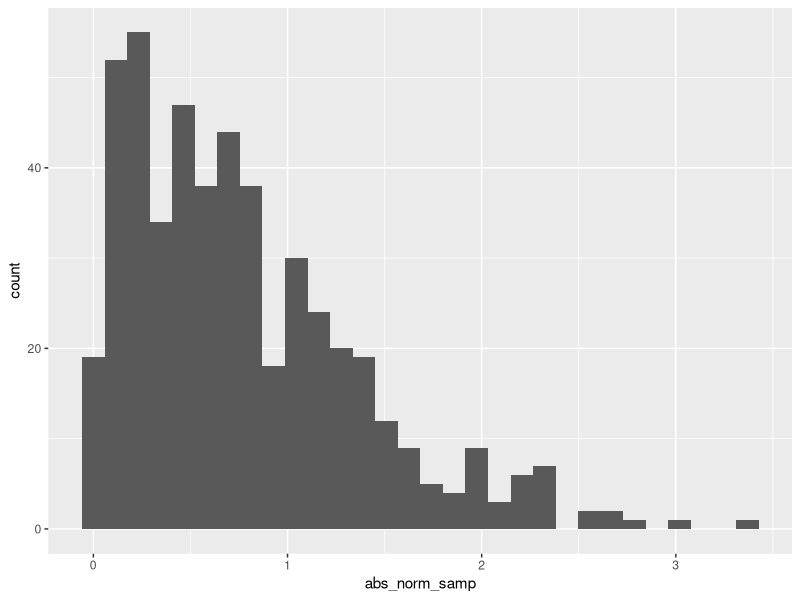
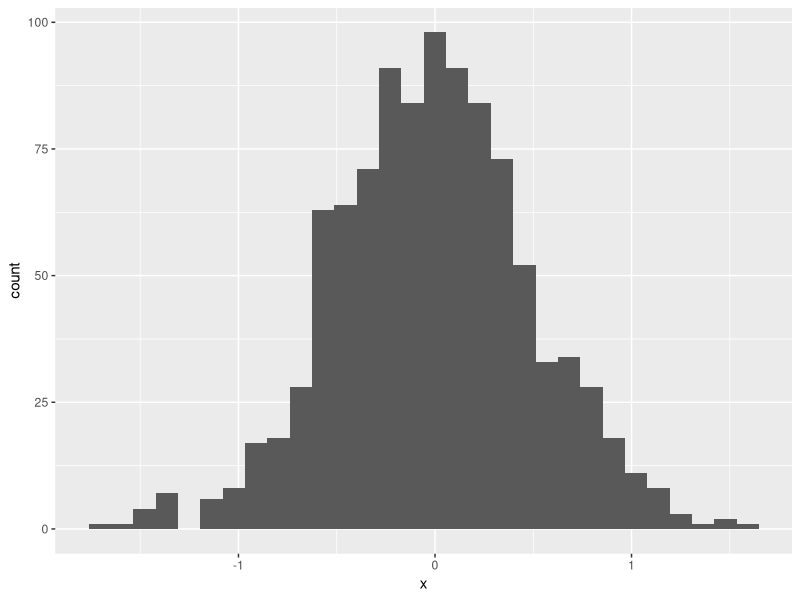
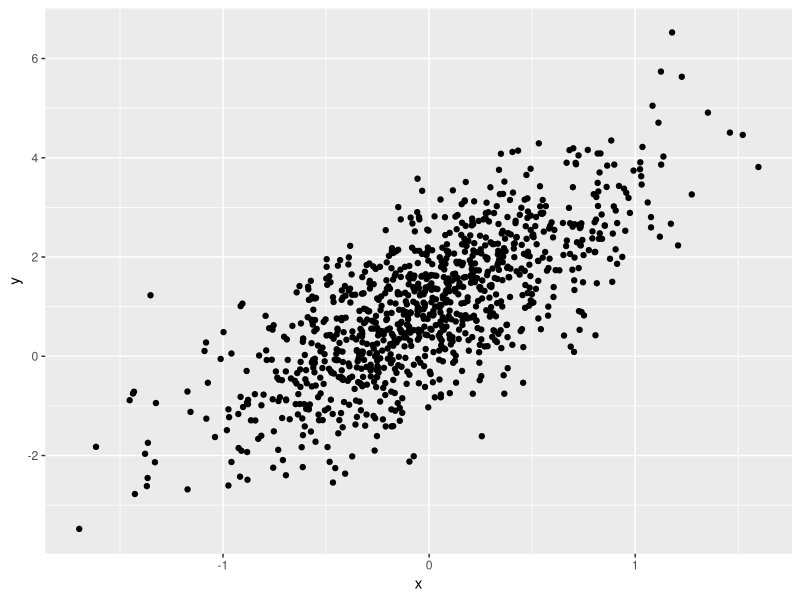

Here is the R script that generated these plots, in order:
## ---- chunk 1
samp = rnorm(100)
length(samp)
## ---- chunk 2
library(tidyverse)

la_df = tibble(
  norm_samp = rnorm(500),
  norm_samp_pos = norm_samp > 0,
  abs_norm_samp = abs(norm_samp)
)

ggplot(la_df, aes(x = abs_norm_samp)) + geom_histogram()

median_samp = median(pull(la_df, norm_samp))
## ---- chunk 3
library(tidyverse)
## ---- chunk 4
example_df = tibble(
  vec_numeric = 5:8,
  vec_char = c("My", "name", "is", "Jeff"),
  vec_logical = c(TRUE, TRUE, TRUE, FALSE),
  vec_factor = factor(c("male", "male", "female", "female"))
)
## ---- chunk 5
library(tidyverse)
## ---- chunk 6
set.seed(1234)

plot_df = tibble(
  x = rnorm(1000, sd = .5),
  y = 1 + 2 * x + rnorm(1000)
)
## ---- chunk 7
ggplot(plot_df, aes(x = x)) + geom_histogram()
## ---- chunk 8
ggplot(plot_df, aes(x = x, y = y)) + geom_point()
